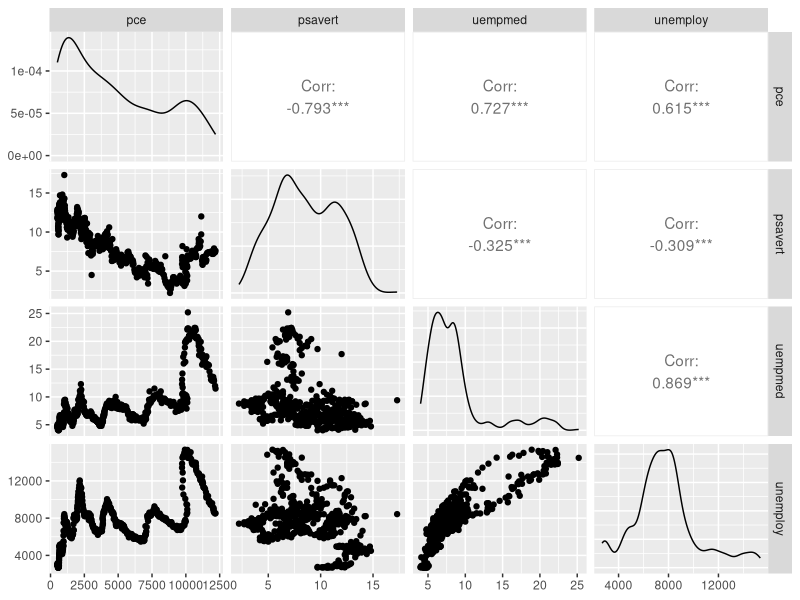
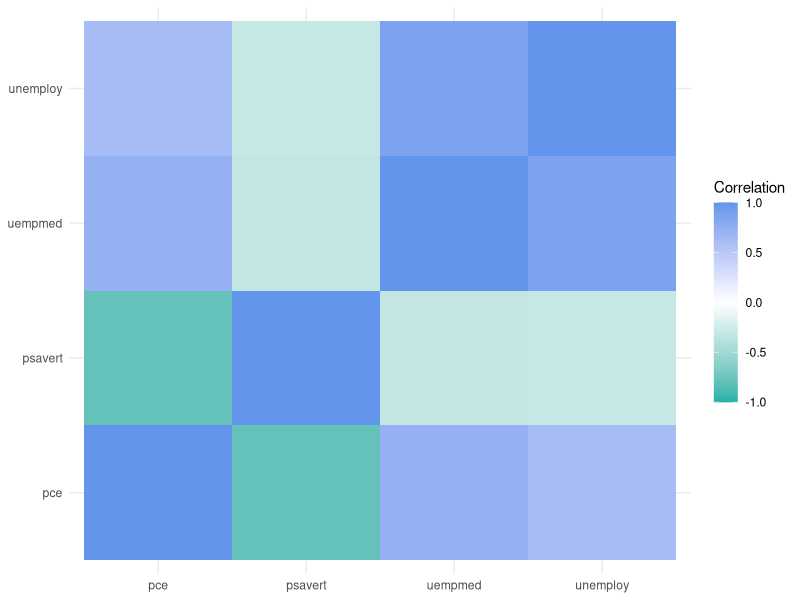

Write R code to recreate these figures, in order. (Note: this script raises an error after producing the figures.)
### Ch.18 Basic Statistics

## 18-1 摘要統計 Summary Statistics

# 隨機從1~100生成100個數字
x <- sample(1:100, size = 100, replace = TRUE)
x
mean(x)
var(x)
sqrt(var(x))
sd(x)
min(x)
max(x)
median(x)
summary(x)

# 用sample隨機挑選20%個元素為NA
y <- x
y[sample(x = 1:100, size = 20, replace = FALSE)] <- NA
y

mean(y) #會顯示NA
mean(y, na.rm = TRUE)

# 加權平均值 weighted mean
grades <- c(95, 72, 59, 32)
weights <- c(1/2, 1/4, 1/8, 1/8)
mean(grades)
weighted.mean(x = grades, w = weights)

# 四分位數 quantile
quantile(x) # 顯示0, 25, 50, 75, 100百分位數
quantile(x, probs = .25) #顯示25百分位數
quantile(x, probs = c(.25, .80)) #顯示25, 80百分位數

## 18-2 相關係數(correlation)、共變異數(covariance)

library(ggplot2)
head(economics, 3)

# 相關係數 cor
cor(economics$pce, economics$psavert)
cor(economics[, c(2, 4:6)]) # 同時比較好幾個變數

# 繪製GGally的ggpair圖，顯示兩兩變數的散佈圖
GGally::ggpairs(economics[, c(2, 4:6)]) # ::運算子代表直接呼叫函數，不需要載入套件即可使用

# 繪製熱力圖(heatmap)
library(reshape2) # 用來轉換資料
library(scales)  # 增添繪圖功能
econCor <- cor(economics[, c(2, 4:6)]) # 建立相關係數矩陣
econMelt <- melt(econCor, varnames = c("x", "y"), value.name = c("Correlation")) # 轉成直的格式

ggplot(data = econMelt, mapping = aes(x = x, y = y)) +
  geom_tile(aes(fill = Correlation)) + # 畫上磚塊(方塊)，並依據相關係數填上顏色
  scale_fill_gradient2(low = "lightseagreen", mid = "white",
                       high = "cornflowerblue", # 三層色彩漸層，紅為低，白為中，藍為高
                       guide = guide_colorbar(ticks = FALSE, barheight = 10), # 不設有刻度(ticks)的色帶(colorbar)
                       limits = c(-1, 1)) + # 尺度範圍為-1~1
  theme_minimal() + # 簡單主題
  labs(x = NULL, y = NULL) # 將X和Y標籤留空
  

m <- c(9, 9, NA, 3, NA, 5, 8, 1, 10, 4)
n <- c(2, NA, 1, 6, 6, 4, 1, 1, 6, 7)
p <- c(8, 4, 3, 9, 10, NA, 3, NA, 9, 9)
q <- c(10, 10, 7, 8, 4, 2, 8, 5, 5, 2)
r <- c(1, 9, 7, 6, 5, 6, 2, 7, 9, 10)
theMat <- cbind(m, n, p, q, r)
theMat

# 若有任何一行是NA，則該行的相關係數回傳NA
cor(theMat, use = "everything")
# 只要有NA在資料裡，整個資料回傳NA
cor(theMat, use = "all.obs")
# 只會保留不包含任何NA的橫列
cor(theMat, use = "complete.obs")
cor(theMat, use = "na.or.complete")
# 只保留「兩兩都無NA」的橫列
cor(theMat, use = "pairwise.complete.obs")

data(tips, package = "reshape2")
head(tips, 3)
GGally::ggpairs(tips)

# 共變異數(covariance)
cov(economics$pce, economics$psavert)

## 18-3 t test
head(tips, 3)
unique(tips$sex)
unique(tips$day)

# 單一樣本t檢定 One-sample T-Test
t.test(tips$tip, alternative = "two.sided", mu = 2.5)
# alternative = “two.sided”, “less”, “greater”
# mu = 平均值

# 繪製分布圖
library(ggplot2)
randT <- rt(30000, df = NROW(tips)-1)
tipTTest <- t.test(tips$tip, alternative = "two.sided", mu = 2.5)
ggplot(data = data.frame(x = randT)) +
  geom_density(aes(x = x), fill = "grey", color = "grey") +
  geom_vline(xintercept = tipTTest$statistic, color = "red") +
  geom_vline(xintercept = mean(randT) + c(-2, 2)*sd(randT), linetype = 2)

# Two-sample T-Test
# 進行檢定前須檢測兩組樣本是否變異數同質
# 先使用Shapiro-Wilk normality test檢測目前分布是否為常態
aggregate(tip~sex, data = tips, var)

shapiro.test(tips$tip)
shapiro.test(tips$tip[tips$sex == "Female"])
shapiro.test(tips$tip[tips$sex == "Male"])
# 皆p<.05 代表分布不為常態分布
# 故無法使用F檢定(var.test)或Bartlett檢定(bartlett.test)
# 可以使用無母數Ansari-Bradley檢定(ansari.test)來檢測變異數同質性
ansari.test(tip ~ sex, tips)
# p>.05 代表變異數同質，可以使用t test
# 若變異數不同質，則進行Welch test
t.test(tip ~ sex, data = tips, var.equal = TRUE)

# 觀察兩組樣本的平均數是否互相落在對方的兩個標準差之內
library(plyr)
tipSummary <- ddply(tips, "sex", summarise,
                    tip.mean=mean(tip), tip.sd=sd(tip),
                    Lower=tip.mean - 2*tip.sd/sqrt(NROW(tip)),
                    Upper=tip.mean + 2*tip.sd/sqrt(NROW(tip)))
tipSummary

ggplot(data = tipSummary, mapping = aes(x = tip.mean, y = sex)) +
  geom_point() +
  geom_errorbarh(aes(xmin = Lower, xmax = Upper), height = .1)

# Paired Two-sample T-Test
data(father.son, package="UsingR")
head(father.son, 3)

t.test(father.son$fheight, father.son$sheight, paired = TRUE)
heightDiff <- father.son$fheight - father.son$sheight
ggplot(father.son, aes(x=fheight - sheight)) +
  geom_density() +
  geom_vline(xintercept=mean(heightDiff), color = "red") +
  geom_vline(xintercept=mean(heightDiff) +
                  2*c(-1, 1)*sd(heightDiff)/sqrt(nrow(father.son)),
               linetype=2)

## 18-4 ANOVA
tipAnova <- aov(tip ~ day - 1, tips)
tipAnova
summary(tipAnova)
# day-1的作用是忽略截距項

tipsByDay <- ddply(tips, "day", plyr::summarize,
                   tip.mean=mean(tip), tip.sd=sd(tip),
                   Length=NROW(tip),
                   tfrac=qt(p=.90, df=Length-1),
                   Lower=tip.mean - tfrac*tip.sd/sqrt(Length),
                   Upper=tip.mean + tfrac*tip.sd/sqrt(Length))

ggplot(data = tipsByDay, mapping = aes(x = tip.mean, y = day)) +
  geom_point() +
  geom_errorbarh(aes(xmin=Lower, xmax=Upper, height = .3))

# NROW與nrow的差異
# NROW是確保它會進行運算，nrow只對data.frame和matrices起作用
# 而NROW可以回傳只有一維度物件的長度
